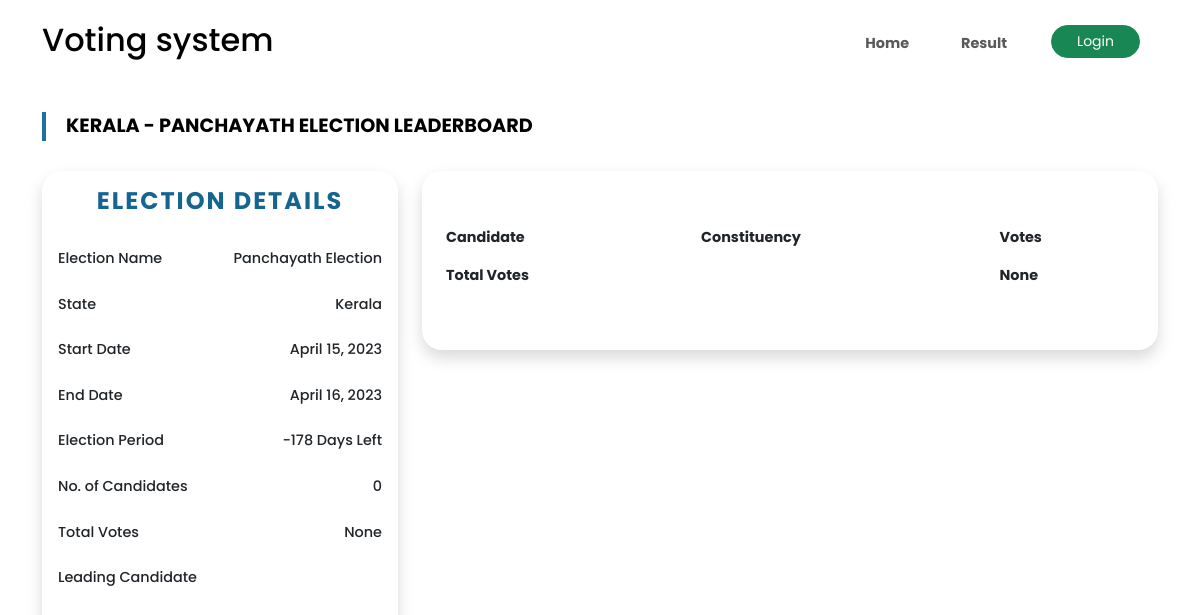
The page /election-result/2f5cd670-5c7a-48fd-849d-3399f5692b25/ on the database its author committed.
### core/models.py (models this page shows)
class Election(models.Model):
    election_uid = models.CharField(max_length=36, default=uuid.uuid4)
    election_state = models.CharField(max_length=100, verbose_name="Election State", choices=stateList)
    election_name = models.CharField(max_length=150, verbose_name="Election Name")
    start_date = models.DateField(verbose_name="Start Date")
    end_date = models.DateField(verbose_name="End Date")
    is_active = models.BooleanField(default=True)
    def __str__(self):
        return self.election_state + " - " + self.election_name

### core/views.py (the view)
# urls.py: path('election-result/<str:election_idd>/', views.election_result, name='election-result'),
def election_result(request, election_idd):
    election = get_object_or_404(Election, election_uid=election_idd)
    election_days_left = election.end_date - dt.date.today()
    candidates = Candidate.objects.filter(cand_election=election)
    max_vote = Candidate.objects.filter(cand_election=election).aggregate(maxVote=Max('total_votes'))['maxVote']
    leading_candidate = Candidate.objects.filter(cand_election=election, total_votes=max_vote)
    context = {
        "election":election,
        "candidates":candidates,
        "election_days_left":election_days_left.days,
        "total_votes":candidates.aggregate(Sum('total_votes'))['total_votes__sum'],
        "leading_candidate":leading_candidate,
    }
    return render(request, "core/election_result.html", context=context)

### core/templates/core/election_result.html (shortened to what this page needs)
{% extends "base.html" %} {% block title %}Election Result{% endblock %}
{% block content %}
<section>
    <div class="section-header">
        {{ election }} Leaderboard
    </div>
    <div class="row row-cols-1 row-cols-md-3 g-4">
        <div class="col-xl-4 col-md-6 mb-4">
            <div class="card election-card shadow">
                <div class="card-body">
                    <div class="text-center pb-4">
                        <h4 class="elect-title">Election Details</h4>
                    </div>
                    <div class="pb-4">
                        <div class="d-flex justify-content-between mb-4">
                            <span>Election Name</span>
                            <span>{{ election.election_name }}</span>
                        </div>
                        <div class="d-flex justify-content-between mb-4">
                            <span>State</span>
                            <span>{{ election.election_state }}</span>
                        </div>
                        <div class="d-flex justify-content-between mb-4">
                            <span>Start Date</span>
                            <span>{{ election.start_date }}</span>
                        </div>
                        <div class="d-flex justify-content-between mb-4">
                            <span>End Date</span>
                            <span>{{ election.end_date }}</span>
                        </div>
                        <div class="d-flex justify-content-between mb-4">
                            <span>Election Period</span>
                            <span>{% if election.is_active %}{{ election_days_left }} Days Left{% else %}Over{% endif %}</span>
                        </div>
                        <div class="d-flex justify-content-between mb-4">
                            <span>No. of Candidates</span>
                            <span>{{ candidates|length }}</span>
                        </div>
                        <div class="d-flex justify-content-between mb-4">
                            <span>Total Votes</span>
                            <span>{{ total_votes }}</span>
                        </div>
                        <div class="d-flex justify-content-between mb-4">
                            {% if election.is_active == True %}
                            <span>Leading Candidate</span>
                            {% else %}
                            <span><b>Winner</b></span>
                            <span class="cand-rslt">{{ leading_candidate.first.cand_name }}</span>
                            {% endif %}
                        </div>
                    </div>
                </div>
            </div>
        </div>
        <div class="col-xl-8 col-md-6 mb-4">
            <div class="card election-card shadow">
                <div class="card-body">
                    <div class="text-center pb-4">
                    </div>
                    <div class="pb-4">
                        <table class="table table-borderless align-middle">
                            <thead>
                                <tr>
                                    <th scope="col">Candidate</th>
                                    <th scope="col">Constituency</th>
                                    <th scope="col">Votes</th>
                                </tr>
                            </thead>
                            <tfoot>
                                <tr>
                                    <td><b>Total Votes</b></td>
                                    <td></td>
                                    <td><b>{{ total_votes }}</b></td>
                                </tr>
                            </tfoot>
                        </table>
                    </div>
                </div>
            </div>
        </div>
    </div>
</section>
{% endblock %}

### static/css/style.css (style rules this page uses)
:root { --main-color: #1D71A0; --main-color-hover: #166591; --body-color: #fff; --text-color: #000; --space-top: 30px; }
* { margin: 0; padding: 0; box-sizing: border-box; }
body { font-family: 'Poppins', sans-serif; background-color: var(--body-color); color: var(--text-color); font-size: 0.9rem; font-weight: 500; }
.section-header { margin-bottom: 30px; padding-left: 20px; text-transform: uppercase; font-size: 1.2rem; font-weight: 700; border-left: 4px solid var(--main-color); display: flex; align-items: center; }
.table { border-radius: 10px; }
td { font-weight: 500; }
.card { background: none; border: none; border-radius: 20px; -moz-border-radius: 20px; -webkit-border-radius: 20px; -o-border-radius: 20px; -ms-border-radius: 20px; }
.elect-title { letter-spacing: 2px; color: var(--main-color-hover); font-weight: 700; text-transform: uppercase; }

### templates/base.html (style rules this page uses)
body { background-image: url("img/vote-64.png"); }

### rows shown on the page
Election: election_state+election_name "KERALA - PANCHAYATH ELECTION", election_name "Panchayath Election", election_state "Kerala", start_date "April 15, 2023", end_date "April 16, 2023"

### other values the page prints
{{ election_days_left }} "-178"
{{ candidates|length }} "0"
{{ total_votes }} "None"
